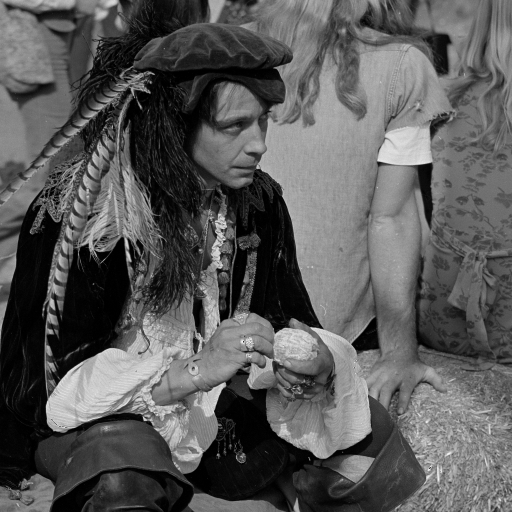
%> input picture toy-experiment/resourse/5.3.01.tiff, 1024 x 1024 px (shown at 1/2 size)
$ octave FPM_get_LowResImg.m   (GNU Octave 9; MATLAB toolbox functions it lacks are replaced by stand-ins)
%> lines starting %> are read from the running program, lines starting %| are printed output that depends on the picture
### toy-experiment/funsets/init_enviroment.m
function [lambda,n_LED,CTF_object0,CTF_object,NA,pix_CCD,...
            plane_wave_org,...
            plane_wave_new,df,sample_size] = init_enviroment(d,if_show)

%{
------------input parameters:----------
    d:        maximum LED position shift

    if_show = 1：show LED position shift

------------output parameters:----------

    lambda:          wave length (um)

    n_LED:           number of LEDs in x-direction, odd number, the total number of
                     LEDs is n_LED^2

    CTF_object0:     CTF in ideal condition (no aberration)
    CTF_object:      CTF (maybe) with no aberration

    NA:              NA value of the image system

    pix_CCD:         Pixel size of the low-res images

    Mag:             system magnification

    plane_wave_org:  Plane wave direction without shift
    plane_wave_new:  Plane wave direction with random shift

    df:              Frequency sample size

    sample_size:     = pix_SIZ/Mag * pix_CCD

%}


% clc
% clear
%% Objective properties
lambda = 0.532; % wavelength um
k = 2*pi/lambda;
NA = 0.10; %nurmical aperture


%% CCD properties
Mag = 4;
pix_CCD = 128;
pix_SIZ = 6.4;
sample_size = pix_SIZ/Mag * pix_CCD;

fx_CCD = (-pix_CCD/2:pix_CCD/2-1)/(pix_CCD*pix_SIZ/Mag);
df = fx_CCD(2)-fx_CCD(1);
[fx_CCD,fy_CCD] = meshgrid(fx_CCD);
CTF_CCD = (fx_CCD.^2+fy_CCD.^2)<(NA/lambda).^2;
CTF_object0 = CTF_CCD;

ker = fspecial('gaussian',[51,51],3);
noise = mat2gray(imfilter(randn(pix_CCD),ker,'replicate'));

CTF_object = CTF_object0.*exp(1i*0*pi*noise);%;

%% LED properties
h_LED = 90; % distance between LED matrix and sample
d_LED =  4; % distance between adjust LED dot
n_LED = 15;     % number of LED
x_LED = -(n_LED/2*d_LED-d_LED/2):d_LED:(n_LED/2*d_LED-d_LED/2);
[x_LED,y_LED] = meshgrid(x_LED);
[xpos,ypos] = getoddseq(n_LED);

R0 = lambda*(d_LED/(lambda*sqrt(d_LED^2+h_LED^2)))/NA;
R_overlap = 1/pi*(2*acos(R0/2)-R0*sqrt(1-(R0/2)^2))


pos_ran = d*randn(2,n_LED^2);

plane_wave_org = zeros(2,n_LED^2); %tilted plane wave
for con = 1:n_LED^2
    v = [0,0,h_LED]-[x_LED(ypos(con),xpos(con)),y_LED(ypos(con),xpos(con)),0];
    v = v/norm(v);
    plane_wave_org(1,con)=v(1);
    plane_wave_org(2,con)=v(2);
end


plane_wave_new = zeros(2,n_LED^2); %tilted plane wave
for con = 1:n_LED^2
    v = [0,0,h_LED]-[x_LED(ypos(con),xpos(con))+pos_ran(1,con),y_LED(ypos(con),xpos(con))+pos_ran(2,con),0];
    v = v/norm(v);
    plane_wave_new(1,con)=v(1);
    plane_wave_new(2,con)=v(2);
end
if if_show
    figure1 = figure('Color',[1 1 1]);
    ax1 = axes();
    hold(ax1,'on');
    box(ax1,'on');
    plot(plane_wave_org(1,:)/1,plane_wave_org(2,:)/1,'ok','markersize',5,'linewidth',1)
    plot(plane_wave_new(1,:)/1,plane_wave_new(2,:)/1,'xr','markersize',8,'linewidth',1)

    cc = max(plane_wave_org(:));

    axis square
    xlim([-1.2*cc,1.2*cc]);
    ylim([-1.2*cc,1.2*cc]);
    set(ax1,'FontName','Times New Roman','FontSize',15);
    hold off;
end

end


% [22 lines left out: function getHOA, not called in this run]

### toy-experiment/FPM_get_LowResImg.m
clc
clear

%{
    FPM simulation
    generate low resolution image
%}

addpath('funsets')

%% read object imaging
pix = 513;
[x,y] = meshgrid(linspace(-1,1,pix));

I = double(imread('resourse//5.3.01.tiff'))/255;
%> I: size 1024x1024 double; min 0, max 1, mean 0.349
P = double(imread('resourse//5.3.02.tiff'))/255;
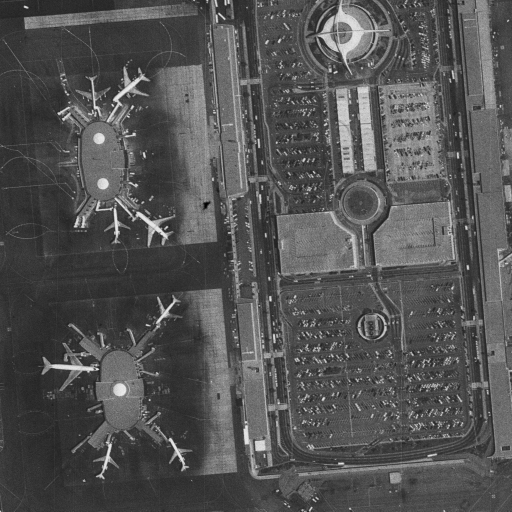
%> input picture toy-experiment/resourse/5.3.02.tiff, 1024 x 1024 px (shown at 1/2 size)
%> P: size 1024x1024 double; min 0, max 0.941, mean 0.325
I = imresize(I,[pix,pix]);
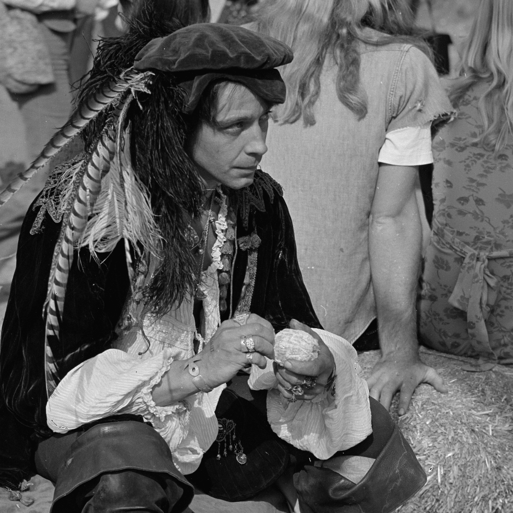
%> I: size 513x513 double; min -0.0243, max 0.971, mean 0.349; drawn with min black and max white
P = imresize(P,[pix,pix]);
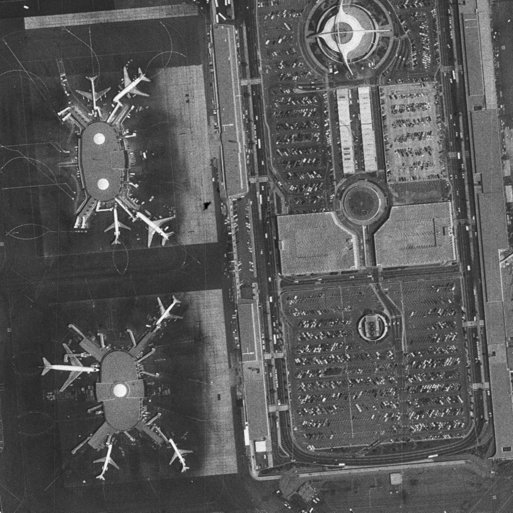
%> P: size 513x513 double; min -0.00314, max 0.941, mean 0.325; drawn with min black and max white

mask = 1;%sqrt(x.^2+y.^2) < 0.99^2;

% figure(121);
% plot(P(256,:),'k','linewidth',2)
I = mat2gray(I);
P = mat2gray(P);

I = (0.9*I + 0.1);
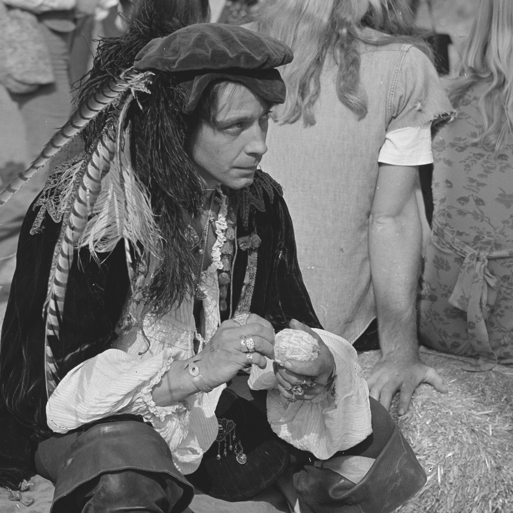
%> I: size 513x513 double; min 0.1, max 1, mean 0.438
P = (0.9*P + 0.1);
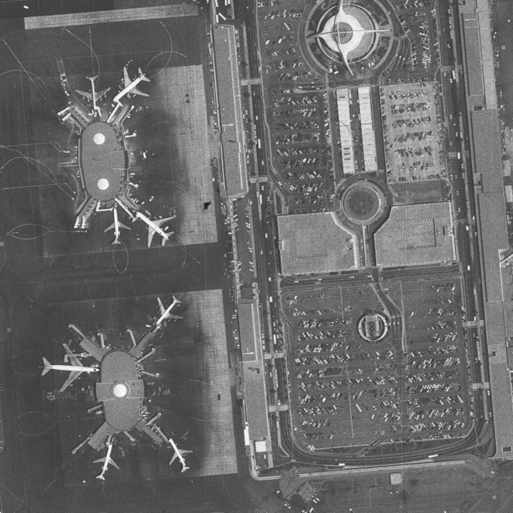
%> P: size 513x513 double; min 0.1, max 1, mean 0.413
save('simulation//ground_truth.mat','I','P')
O = sqrt(I.*mask).*exp(1i*P); % complex amplitude of object
% imshow(angle(O),[])

%% initializing enviroment

% noise_group = [1e-5,1e-4,1e-3,1e-2];

LED_pos = 1.5; % LED position shift
[lambda,n_LED,CTF_object0,CTF_object,NA,...
                     pix_CCD,~,plane_wave,df,~] = init_enviroment(LED_pos,1);
%> the run ends on the next line
